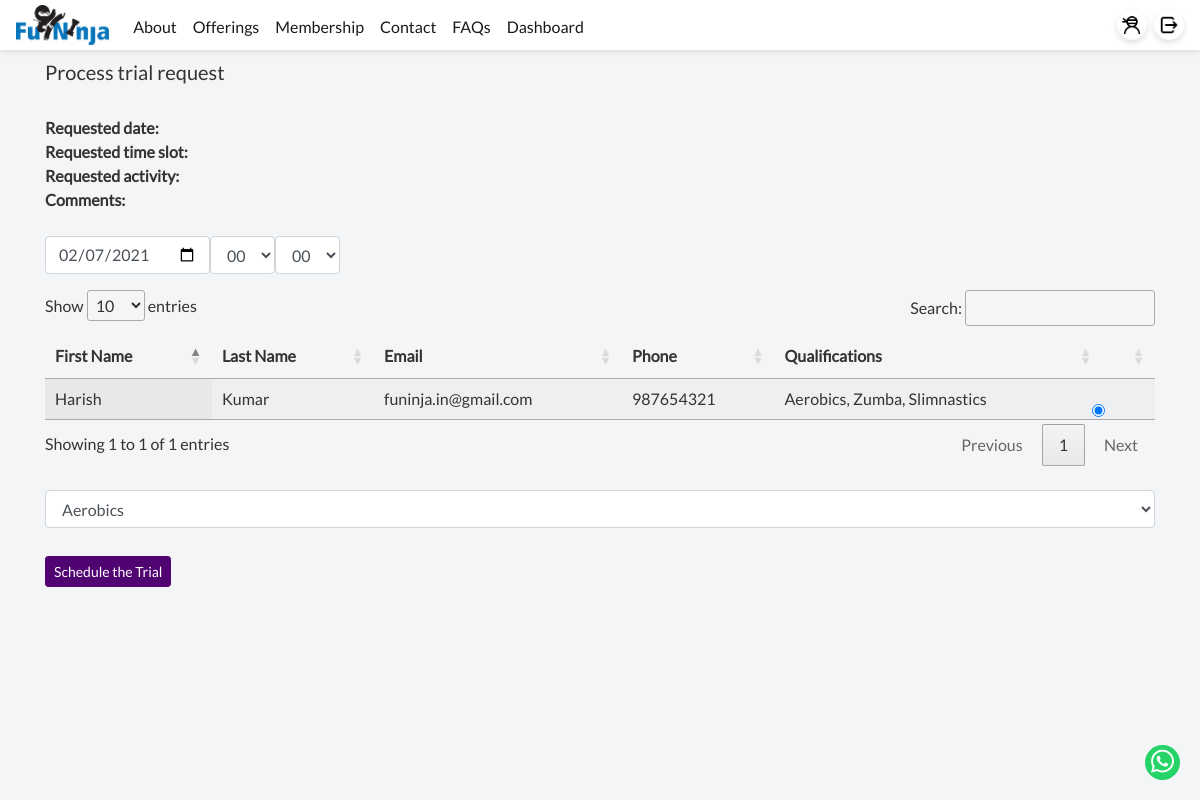
/admin/assign_trial_request.php (signed in), run on the app's committed database.
### tables this page shows
CREATE TABLE `user_attributes` (
  `uid` int(11) NOT NULL,
  `attribute_id` int(11) NOT NULL,
  `attribute_value` varchar(64) NOT NULL,
  `valid_from` datetime NOT NULL,
  `valid_to` date DEFAULT NULL
);

CREATE TABLE `users` (
  `uid` int(11) NOT NULL,
  `username` varchar(64) NOT NULL,
  `user_type_id` int(11) NOT NULL,
  `email` varchar(64) NOT NULL,
  `password` longtext NOT NULL,
  `email_verified` tinytext NOT NULL,
  `reg_dt` datetime NOT NULL DEFAULT CURRENT_TIMESTAMP,
  `source` varchar(64) DEFAULT NULL,
  `ext_name` varchar(64) DEFAULT NULL
);

### includes/autoloader.php (called while the page is built, shortened)
<?php
function myAutoLoader($className) {
  $path = ROOT_DIR."/classes/";
  $extension = ".php";
  $fullPath = $path . $className . $extension;
}
?>

### classes/User.php (called while the page is built, shortened)
<?php
require_once ( ROOT_DIR.'/includes/autoloader.php' );
class User {
  public $uid;
  function __construct($uid, $conn) {
    $this->uid = $uid;
    $this->setUserAttributes($conn);
    $this->setEmailId($conn);
    $this->setUserType($conn);
    $this->setUserName($conn);
    $this->setAuthenticationType($conn);
    $this->setNextSession($conn);
  }
  function setUserName($conn){
    $sql = "select username from users where uid = ".$this->uid.";";
    $stmt = mysqli_stmt_init($conn);
    if(!mysqli_stmt_prepare($stmt, $sql)){
      return "sqlerror";
    } else {
      mysqli_stmt_execute($stmt);
      $result = mysqli_stmt_get_result($stmt);
      while($row = $result->fetch_assoc()) {
        $this->username=$row['username'];
      }
    }
  }
  function setAuthenticationType($conn){
    $sql = "select * from users where uid = ".$this->uid." and source='Web';";
    $stmt = mysqli_stmt_init($conn);
    if(!mysqli_stmt_prepare($stmt, $sql)){
      return "sqlerror";
    } else {
      mysqli_stmt_execute($stmt);
      $result = mysqli_stmt_get_result($stmt);
      while($row = $result->fetch_assoc()) {
        $authType="webLogin";
      }
    }
  }
  function setEmailId($conn){
    $sql = "select email from users where uid = ".$this->uid.";";
    $stmt = mysqli_stmt_init($conn);
    if(!mysqli_stmt_prepare($stmt, $sql)){
      return "sqlerror";
    } else {
      mysqli_stmt_execute($stmt);
      $result = mysqli_stmt_get_result($stmt);
      while($row = $result->fetch_assoc()) {
        $this->email=$row['email'];
      }
    }
  }
  function setUserType($conn){
    $sql = "select ut.user_type_desc from users u, user_types ut where u.user_type_id=ut.user_type_id and u.uid= ".$this->uid.";";
    $stmt = mysqli_stmt_init($conn);
    if(!mysqli_stmt_prepare($stmt, $sql)){
      return "sqlerror";
    } else {
      mysqli_stmt_execute($stmt);
      $result = mysqli_stmt_get_result($stmt);
      while($row = $result->fetch_assoc()) {
        $this->type=$row['user_type_desc'];
      }
    }
  }
  function setUserAttributes($conn){
    $sql = "select uad.attribute_name, ua.attribute_value from users u, user_attribute_definitions uad, user_attributes ua
            where u.uid = ".$this->uid." and u.uid=ua.uid and ua.attribute_id=uad.attribute_id and sysdate() BETWEEN ua.valid_from and
            IFNULL(ua.valid_to,  DATE_ADD(sysdate(), INTERVAL 1 YEAR) );";
    $stmt = mysqli_stmt_init($conn);
    if(!mysqli_stmt_prepare($stmt, $sql)){
      return "sqlerror";
    } else {
      mysqli_stmt_execute($stmt);
      $result = mysqli_stmt_get_result($stmt);
      while($row = $result->fetch_assoc()) {
        switch ($row['attribute_name']) {
          case "first_name":
            $this->firstName = $row['attribute_value'];
            break;
          case "last_name":
            $this->lastName = $row['attribute_value'];
            break;
          case "date_of_birth":
            $this->dateOfBirth = $row['attribute_value'];
            break;
          case "phone_number":
            $this->phoneNumber = $row['attribute_value'];
            break;
          case "gender":
            $this->gender = $row['attribute_value'];
            break;
          case "Zoom ID":
            $this->zoomID = $row['attribute_value'];
            break;
          }
      }
    }
  }
  function setNextSession($conn){
    $sql="select s.* from sessions s, user_products up where s.user_product_id=up.id
     and s.sch_dt_tm is not null and s.completed is null and up.uid = '".$this->uid."' order by sch_dt_tm";
     $stmt = mysqli_stmt_init($conn);
     mysqli_stmt_prepare($stmt, $sql);
     mysqli_stmt_execute($stmt);
  }
}
?>

### classes/Trainer.php (called while the page is built, shortened)
<?php
require_once ( ROOT_DIR.'/includes/autoloader.php' );
class Trainer extends User{
  function __construct($uid, $conn) {
    parent::__construct($uid, $conn);
  }
}
 ?>

### classes/Product.php (called while the page is built, shortened)
<?php
require_once ( ROOT_DIR.'/includes/autoloader.php' );
class Product {
  static function getActivities($conn){
    $sql = "select * from activity_types;";
    $stmt = mysqli_stmt_init($conn);
    if(!mysqli_stmt_prepare($stmt, $sql)){
      return "sqlerror";
    } else {
      mysqli_stmt_execute($stmt);
      $result = mysqli_stmt_get_result($stmt);
      $productList = [];
      while($row = $result->fetch_assoc()) {
        array_push($productList, $row['name']);
      }
      return $productList;
    }
  }
}
?>

### admin/assign_trial_request.php (the view, shortened to what this page needs)
<?php
include ROOT_DIR."/includes/autoloader.php";
require ROOT_DIR."/header.php";
?>
<link rel="stylesheet" type="text/css" href="https://cdn.datatables.net/1.10.22/css/jquery.dataTables.min.css">
<?php
$session = json_decode($_POST['trialSession']);
$date = date_create($session->trialDate);
$dateString= date_format($date,"Y-m-d");
$trainers = getTrainerList($conn);
$allMinutes = [];
$allHours = [];
for ($i=0; $i <60 ; $i++) {
  array_push($allMinutes,str_pad($i, 2, "0", STR_PAD_LEFT));
}
for ($i=0; $i <24 ; $i++) {
  array_push($allHours,str_pad($i, 2, "0", STR_PAD_LEFT));
}
$activities = Product::getActivities($conn);
?>
<div class="container">
  <h5> Process trial request </h5><br>
<b>Requested date: </b><?php echo $session->trialDate;?><br>
<b>Requested time slot: </b><?php echo $session->trialTimeSlot;?><br>
<b>Requested activity: </b></b><?php echo $session->trialType;?><br>
<b>Comments: </b></b><?php echo $session->comments;?><br><br>
<form action = "process_trial_assignment.php" method="post">
<div class="form-group">
  <fieldset class="form-inline">
    <input class="form-control" type="date"  id="date" name="date" value="<?php echo $dateString;?>">
  <select class="form-control" name="hour">
    <?php
    foreach ($allHours as $value) {
      echo "<option>".$value."</option>";
    }
    ?>
  </select>
  <select class="form-control" name="minute">
    <?php
    foreach ($allMinutes as $value) {
      echo "<option>".$value."</option>";
    }
    ?>
  </select>
  </fieldset>
</div>
  <table id='users' class='display' style='width:100%'><thead>
    <tr>
    <th> First Name </th>
    <th> Last Name </th>
    <th> Email </th>
    <th> Phone </th>
    <th> Qualifications </th>
    <th> </th>
    </tr><thead><tbody>
<?php
  foreach ($trainers as $value) {
    echo "<tr>
        <td>" . $value->firstName .
        "</td>
        <td>" . $value->lastName .
        "</td>
        <td>" . $value->email .
        "</td>
        <td>" . $value->phoneNumber .
        "</td>
        <td>" . $value->qualifiedActivitiesString .
        "</td>
        <td>
        <input class='form-check-input' type='radio' name='trainerSelect' id='trainerSelect' value='" . $value->uid . "' checked>
        </td>
        </tr>";
  }
  echo "</tbody></table>";
?>
  <br>
<select class="form-control" name="activity">
  <?php
  foreach ($activities as $value) {
    echo "<option>".$value."</option>";
  }
  ?>
</select>
<br><button class="btn btn-sm btn-primary mt-1" type="submit" name="scheduleTrial">Schedule the Trial</button>
</form>
</div>
<?php
function getTrainerList($conn){
  $trainerUidList=[];
  $trainerList=[];
  $sql='select uid from users where user_type_id=1';
  $stmt = mysqli_stmt_init($conn);
  if(!mysqli_stmt_prepare($stmt, $sql)){
    return "sqlerror";
  } else {
    mysqli_stmt_execute($stmt);
    $result = mysqli_stmt_get_result($stmt);
    while($row = $result->fetch_assoc()) {
      array_push($trainerUidList, $row['uid']);
    }
  }
  foreach ($trainerUidList as $value) {
    array_push($trainerList, new Trainer($value, $conn));
  }
  return $trainerList;
}
?>

### css/custom.css (style rules this page uses)
html { position: relative; min-height: 100%; }
body { font-family: Lato-Regular; }
body { background: #f4f5f7; }
table { width: 100%; }
th, td { font-weight: unset; padding-right: 10px; }
.btn-primary, .btn-primary:hover, .btn-primary:active, .btn-primary:visited { background-color: #500472 !important; border-color:#500472 !important; text-decoration: none !important; }
html { overflow-x: hidden; }

### data on the page
users: email "funinja.in@gmail.com", qualifiedActivitiesString "Aerobics, Zumba, Slimnastics"
user_attributes: attribute_value "Harish"
user_attributes: attribute_value "Kumar"
user_attributes: attribute_value "987654321"

### other printed values
form field hour "00"
form field minute "00"
form field activity "Aerobics"
